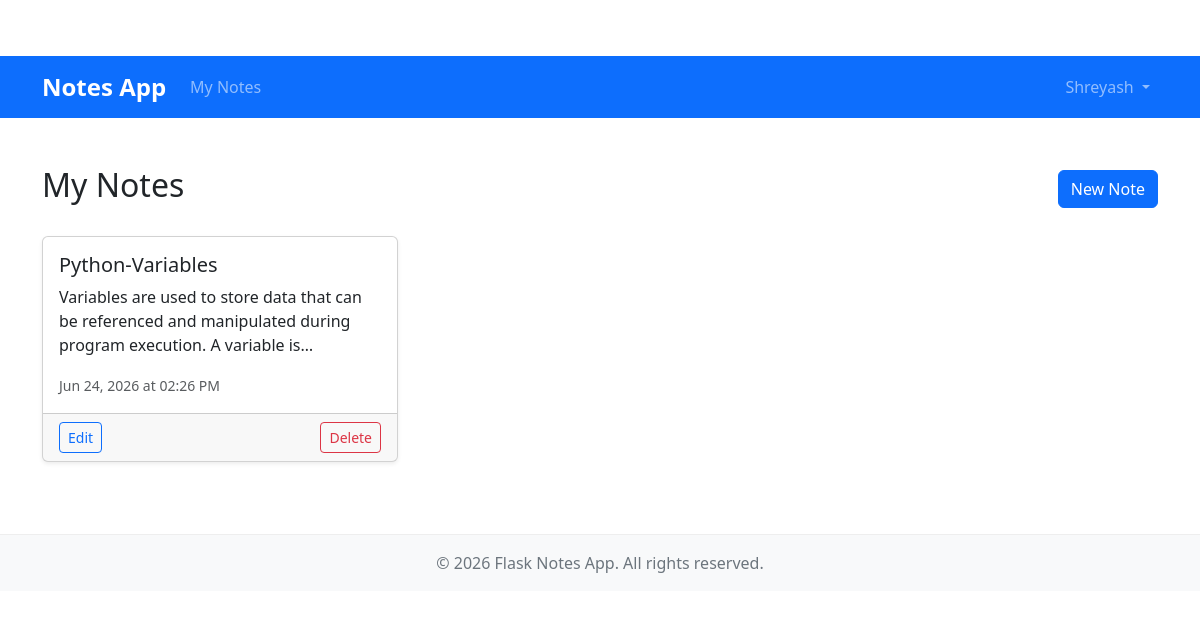
/notes (signed in), run on an earlier commit of the app's database.
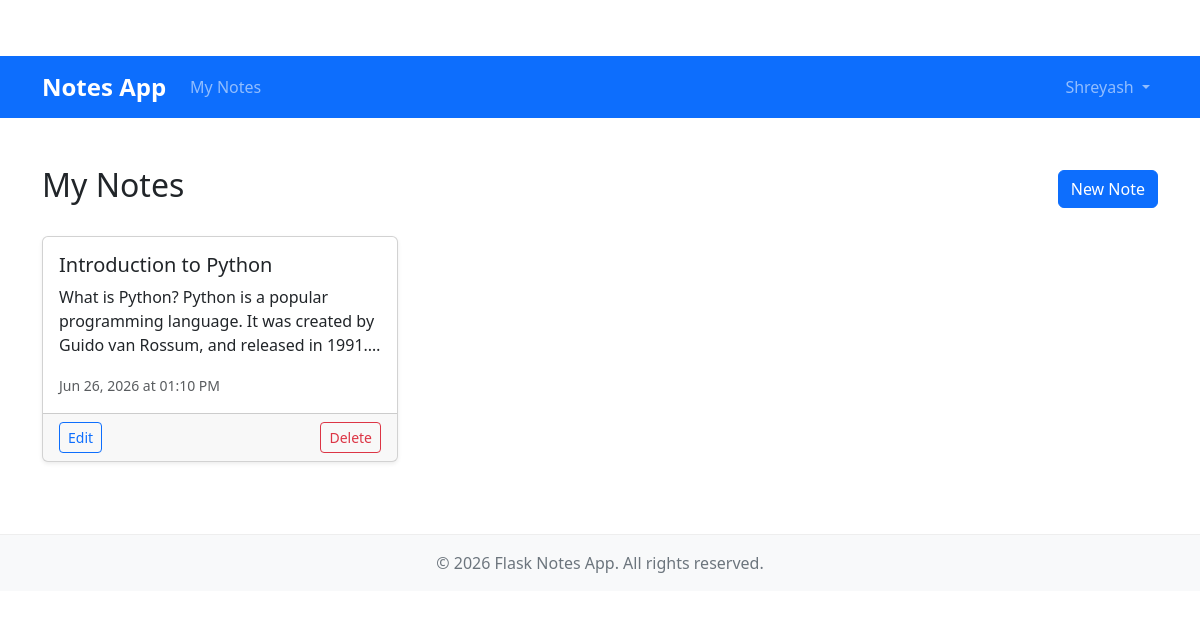
And on a later commit of the database.
### models.py (models this page shows, shortened)
class User(UserMixin, db.Model):
    id = db.Column(db.Integer, primary_key=True)
    username = db.Column(db.String(80), unique=True, nullable=False)
    email = db.Column(db.String(120), unique=True, nullable=False)
    password_hash = db.Column(db.String(128))
    notes = db.relationship('Note', backref='author', lazy=True)

class Note(db.Model):
    id = db.Column(db.Integer, primary_key=True)
    title = db.Column(db.String(100), nullable=False)
    content = db.Column(db.Text, nullable=False)
    timestamp = db.Column(db.DateTime, server_default=db.func.now())
    user_id = db.Column(db.Integer, db.ForeignKey('user.id'), nullable=False)

### app.py (the view)
@app.route("/notes")
@login_required
def notes():
    user_notes = Note.query.filter_by(user_id=current_user.id).order_by(Note.timestamp.desc()).all()
    return render_template('notes.html', title='My Notes', notes=user_notes)

### app.py (called while the page is built)
@login_manager.user_loader
def load_user(user_id):
    return User.query.get(int(user_id))

### templates/notes.html (shortened to what this page needs)
{% extends "base.html" %}
{% block content %}
<div class="container py-4">
    <div class="d-flex justify-content-between align-items-center mb-4">
        <h2>My Notes</h2>
        <a href="{{ url_for('new_note') }}" class="btn btn-primary">New Note</a>
    </div>
    {% if notes %}
    <div class="row row-cols-1 row-cols-md-2 row-cols-lg-3 g-4">
        {% for note in notes %}
        <div class="col">
            <div class="card h-100 shadow-sm">
                <div class="card-body">
                    <h5 class="card-title">{{ note.title }}</h5>
                    <p class="card-text text-truncate-3">{{ note.content }}</p>
                    <small class="text-muted">{{ note.timestamp.strftime('%b %d, %Y at %I:%M %p') }}</small>
                </div>
                <div class="card-footer d-flex justify-content-between">
                    <a href="{{ url_for('update_note', note_id=note.id) }}" class="btn btn-sm btn-outline-primary">Edit</a>
                    <form action="{{ url_for('delete_note', note_id=note.id) }}" method="POST" onsubmit="return confirm('Are you sure you want to delete this note?');" class="d-inline">
                        <button type="submit" class="btn btn-sm btn-outline-danger">Delete</button>
                    </form>
                </div>
            </div>
        </div>
        {% endfor %}
    </div>
    {% else %}
    <div class="text-center py-5">
        <h2>You don't have any notes yet.</h2>
        <p class="text-muted">Create your first note to get started!</p>
        <a href="{{ url_for('new_note') }}" class="btn btn-primary btn-lg mt-3">Create First Note</a>
    </div>
    {% endif %}
</div>
{% endblock %}

### templates/base.html (shortened to what this page needs)
<!DOCTYPE html>
<html lang="en">
<head>
    <link href="https://cdn.jsdelivr.net/npm/bootstrap@5.3.0/dist/css/bootstrap.min.css" rel="stylesheet">
    <link href="{{ url_for('static', filename='css/style.css') }}" rel="stylesheet">
</head>
<body>
    <nav class="navbar navbar-expand-lg navbar-dark bg-primary">
        <div class="container">
            <a class="navbar-brand" href="{{ url_for('home') }}">Notes App</a>
            <div class="collapse navbar-collapse" id="navbarNav">
                <ul class="navbar-nav me-auto">
                    {% if current_user.is_authenticated %}
                    <li class="nav-item">
                        <a class="nav-link" href="{{ url_for('notes') }}">My Notes</a>
                    </li>
                    {% endif %}
                </ul>
                <ul class="navbar-nav ms-auto">
                    {% if current_user.is_authenticated %}
                    <li class="nav-item dropdown">
                        <a class="nav-link dropdown-toggle" href="#" id="navbarDropdown" role="button" data-bs-toggle="dropdown" aria-expanded="false">
                            {{ current_user.username }}
                        </a>
                    </li>
                    {% endif %}
                </ul>
            </div>
        </div>
    </nav>
    {% block content %}{% endblock %}
    <footer class="bg-light text-center text-lg-start mt-5 py-3">
        <div class="container p-0">
            <div class="text-center">
                <p class="mb-0">© 2026 Flask Notes App. All rights reserved.</p>
            </div>
        </div>
    </footer>
</body>
</html>

### static/css/style.css (style rules this page uses)
body { padding-top: 56px; }
.navbar-brand { font-weight: bold; font-size: 1.5rem; }
.card { transition: transform 0.2s; }
.text-truncate-3 { display: -webkit-box; -webkit-line-clamp: 3; -webkit-box-orient: vertical; overflow: hidden; text-overflow: ellipsis; }
footer { margin-top: 3rem; padding-top: 2rem; border-top: 1px solid #eee; text-align: center; color: #6c757d; }

### templates/notes.html (style rules this page uses)
.text-truncate-3 { display: -webkit-box; -webkit-line-clamp: 3; -webkit-box-orient: vertical; overflow: hidden; text-overflow: ellipsis; }

What changed in the data, as far as the page shows it:
removed Note: title "Python-Variables", content "Variables are used to store data that can be referenced and manipulated during program execution. A variable…", timestamp "Jun 24, 2026 at 02:26 PM"
added Note: title "Introduction to Python", content "What is Python? Python is a popular programming language. It was created by Guido van Rossum, and released in…", timestamp "Jun 26, 2026 at 01:10 PM"
